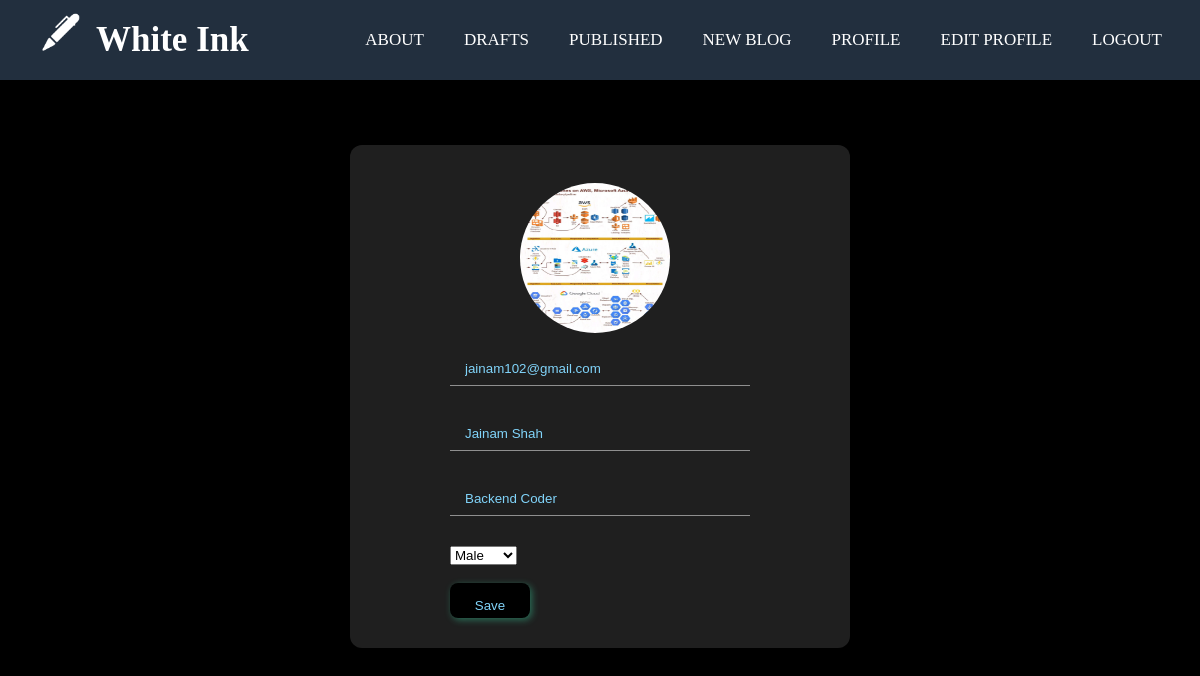
Page /user/edit_profile/ (signed in) on the earlier database version.
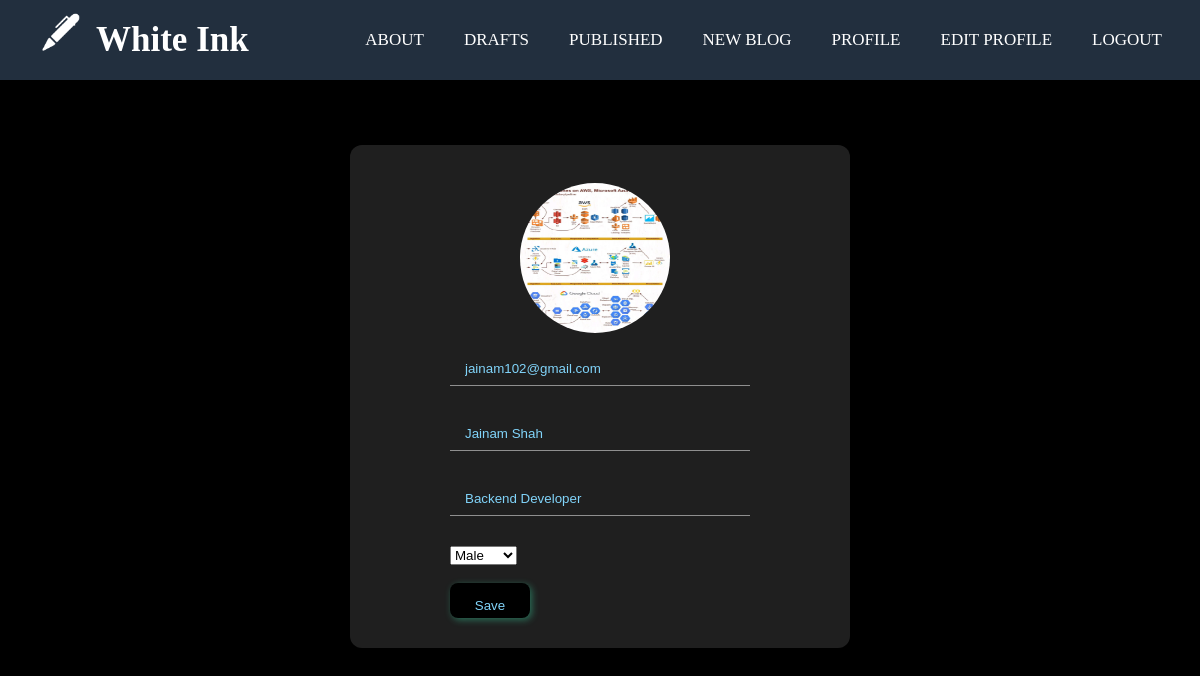
Same page on the later database version.
### user/models.py (models this page shows, shortened)
class User(AbstractBaseUser, PermissionsMixin):
    email = models.EmailField(_('email address'), unique=True)
    is_staff = models.BooleanField(default=False)
    is_active = models.BooleanField(default=True)
    date_joined = models.DateTimeField(default=timezone.now)
    about = models.CharField(max_length=1000, blank=True, default="")
    name = models.CharField(max_length=100, blank=True, default="")
    gender = models.CharField('gender', max_length=1, choices=GENDER_CHOICES)
    avatar = models.ImageField(upload_to=rename_file_upload, null=True, blank=True)
    USERNAME_FIELD = 'email'
    REQUIRED_FIELDS = []
    objects = CustomUserManager()

### user/views.py (the view)
# urls.py: path('edit_profile/', edit_profile, name='edit_profile'),
@login_required
def edit_profile(request):
    if request.method == "POST":
        user = UpdateForm(request.POST, request.FILES, instance=request.user)
        if user.is_valid():
            user.save()
            return HttpResponseRedirect(reverse('view_profile'))
        return render(request, 'edit_profile.html', {'user': request.user})
    return render(request, 'edit_profile.html')

### templates/edit_profile.html (shortened to what this page needs)
{% extends "base.html" %} {% block content %} {% load static %}
<div class="flex-container">
  <div class="content-container">
    <div class="form-container">
      <form method="post" enctype="multipart/form-data">
        <br />
        <div id="profile-container">
          <image
            id="profileImage"
            src="{{user.avatar.url}}"
          />
        </div>
        <br />
        <input
          class="input"
          type="text"
          name="name"
          value={{user.email}}
          readonly
          placeholder="Name"
        />
        <br />
        <input
          class="input"
          type="text"
          name="name"
          value="{{user.name}}"
          required
          placeholder="Name"
        />
        <br />
        <input
          class="input"
          type="text"
          name="about"
          value="{{user.about}}"
          required
          placeholder="About"
        />
        <div class="custom-select" style="width: 200px">
          <select name="gender" value = {{user.gender}}>
            <option value="M">Male</option>
          </select>
        </div>
        <br />
        <input type="submit" value="Save" class="submit-btn" />
      </form>
    </div>
  </div>
</div>
{% endblock content %}

Differences in the rows shown:
changed User "jainam102@gmail.com": about "Backend Coder" → "Backend Developer"
